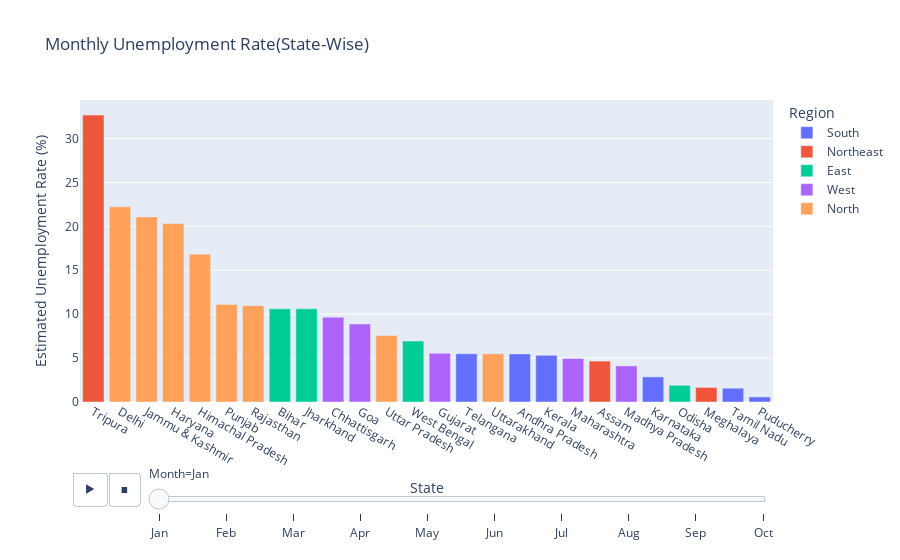

Notebook source saved alongside this figure:
### Code cell
fig=px.bar(df,x='State',y=' Estimated Unemployment Rate (%)',color='Region'
           ,title="Monthly Unemployment Rate(State-Wise)",animation_frame="Month",template='plotly')
fig.update_layout(xaxis={'categoryorder':'total descending'})
fig.show()

### Figure 1 — Plotly figure (JSON) as saved in the notebook; plotly's stock layout.template omitted (floating-point values rounded to 4 significant figures)
{"data": [{"alignmentgroup": "True", "hovertemplate": "Region=South<br>Month=Jan<br>State=%{x}<br> Estimated Unemployment Rate (%)=%{y}<extra></extra>", "legendgroup": "South", "marker": {"color": "#636efa", "pattern": {"shape": ""}}, "name": "South", "offsetgroup": "South", "orientation": "v", "showlegend": true, "textposition": "auto", "type": "bar", "x": ["Andhra Pradesh", "Karnataka", "Kerala", "Puducherry", "Tamil Nadu", "Telangana"], "xaxis": "x", "y": [5.48, 2.86, 5.31, 0.58, 1.57, 5.49], "yaxis": "y"}, {"alignmentgroup": "True", "hovertemplate": "Region=Northeast<br>Month=Jan<br>State=%{x}<br> Estimated Unemployment Rate (%)=%{y}<extra></extra>", "legendgroup": "Northeast", "marker": {"color": "#EF553B", "pattern": {"shape": ""}}, "name": "Northeast", "offsetgroup": "Northeast", "orientation": "v", "showlegend": true, "textposition": "auto", "type": "bar", "x": ["Assam", "Meghalaya", "Tripura"], "xaxis": "x", "y": [4.66, 1.66, 32.67], "yaxis": "y"}, {"alignmentgroup": "True", "hovertemplate": "Region=East<br>Month=Jan<br>State=%{x}<br> Estimated Unemployment Rate (%)=%{y}<extra></extra>", "legendgroup": "East", "marker": {"color": "#00cc96", "pattern": {"shape": ""}}, "name": "East", "offsetgroup": "East", "orientation": "v", "showlegend": true, "textposition": "auto", "type": "bar", "x": ["Bihar", "Jharkhand", "Odisha", "West Bengal"], "xaxis": "x", "y": [10.61, 10.61, 1.9, 6.94], "yaxis": "y"}, {"alignmentgroup": "True", "hovertemplate": "Region=West<br>Month=Jan<br>State=%{x}<br> Estimated Unemployment Rate (%)=%{y}<extra></extra>", "legendgroup": "West", "marker": {"color": "#ab63fa", "pattern": {"shape": ""}}, "name": "West", "offsetgroup": "West", "orientation": "v", "showlegend": true, "textposition": "auto", "type": "bar", "x": ["Chhattisgarh", "Goa", "Gujarat", "Madhya Pradesh", "Maharashtra"], "xaxis": "x", "y": [9.65, 8.89, 5.54, 4.11, 4.95], "yaxis": "y"}, {"alignmentgroup": "True", "hovertemplate": "Region=North<br>Month=Jan<br>State=%{x}<br> Estimated Unemployment Rate (%)=%{y}<extra></extra>", "legendgroup": "North", "marker": {"color": "#FFA15A", "pattern": {"shape": ""}}, "name": "North", "offsetgroup": "North", "orientation": "v", "showlegend": true, "textposition": "auto", "type": "bar", "x": ["Delhi", "Haryana", "Himachal Pradesh", "Jammu & Kashmir", "Punjab", "Rajasthan", "Uttar Pradesh", "Uttarakhand"], "xaxis": "x", "y": [22.23, 20.34, 16.83, 21.08, 11.11, 10.97, 7.58, 5.49], "yaxis": "y"}], "layout": {"barmode": "relative", "legend": {"title": {"text": "Region"}, "tracegroupgap": 0}, "sliders": [{"active": 0, "currentvalue": {"prefix": "Month="}, "len": 0.9, "pad": {"b": 10, "t": 60}, "steps": [{"args": [["Jan"], {"frame": {"duration": 0, "redraw": true}, "fromcurrent": true, "mode": "immediate", "transition": {"duration": 0, "easing": "linear"}}], "label": "Jan", "method": "animate"}, {"args": [["Feb"], {"frame": {"duration": 0, "redraw": true}, "fromcurrent": true, "mode": "immediate", "transition": {"duration": 0, "easing": "linear"}}], "label": "Feb", "method": "animate"}, {"args": [["Mar"], {"frame": {"duration": 0, "redraw": true}, "fromcurrent": true, "mode": "immediate", "transition": {"duration": 0, "easing": "linear"}}], "label": "Mar", "method": "animate"}, {"args": [["Apr"], {"frame": {"duration": 0, "redraw": true}, "fromcurrent": true, "mode": "immediate", "transition": {"duration": 0, "easing": "linear"}}], "label": "Apr", "method": "animate"}, {"args": [["May"], {"frame": {"duration": 0, "redraw": true}, "fromcurrent": true, "mode": "immediate", "transition": {"duration": 0, "easing": "linear"}}], "label": "May", "method": "animate"}, {"args": [["Jun"], {"frame": {"duration": 0, "redraw": true}, "fromcurrent": true, "mode": "immediate", "transition": {"duration": 0, "easing": "linear"}}], "label": "Jun", "method": "animate"}, {"args": [["Jul"], {"frame": {"duration": 0, "redraw": true}, "fromcurrent": true, "mode": "immediate", "transition": {"duration": 0, "easing": "linear"}}], "label": "Jul", "method": "animate"}, {"args": [["Aug"], {"frame": {"duration": 0, "redraw": true}, "fromcurrent": true, "mode": "immediate", "transition": {"duration": 0, "easing": "linear"}}], "label": "Aug", "method": "animate"}, {"args": [["Sep"], {"frame": {"duration": 0, "redraw": true}, "fromcurrent": true, "mode": "immediate", "transition": {"duration": 0, "easing": "linear"}}], "label": "Sep", "method": "animate"}, {"args": [["Oct"], {"frame": {"duration": 0, "redraw": true}, "fromcurrent": true, "mode": "immediate", "transition": {"duration": 0, "easing": "linear"}}], "label": "Oct", "method": "animate"}], "x": 0.1, "xanchor": "left", "y": 0, "yanchor": "top"}], "title": {"text": "Monthly Unemployment Rate(State-Wise)"}, "updatemenus": [{"buttons": [{"args": [null, {"frame": {"duration": 500, "redraw": true}, "fromcurrent": true, "mode": "immediate", "transition": {"duration": 500, "easing": "linear"}}], "label": "&#9654;", "method": "animate"}, {"args": [[null], {"frame": {"duration": 0, "redraw": true}, "fromcurrent": true, "mode": "immediate", "transition": {"duration": 0, "easing": "linear"}}], "label": "&#9724;", "method": "animate"}], "direction": "left", "pad": {"r": 10, "t": 70}, "showactive": false, "type": "buttons", "x": 0.1, "xanchor": "right", "y": 0, "yanchor": "top"}], "xaxis": {"anchor": "y", "categoryorder": "total descending", "domain": [0, 1], "title": {"text": "State"}}, "yaxis": {"anchor": "x", "domain": [0, 1], "title": {"text": " Estimated Unemployment Rate (%)"}}}}
